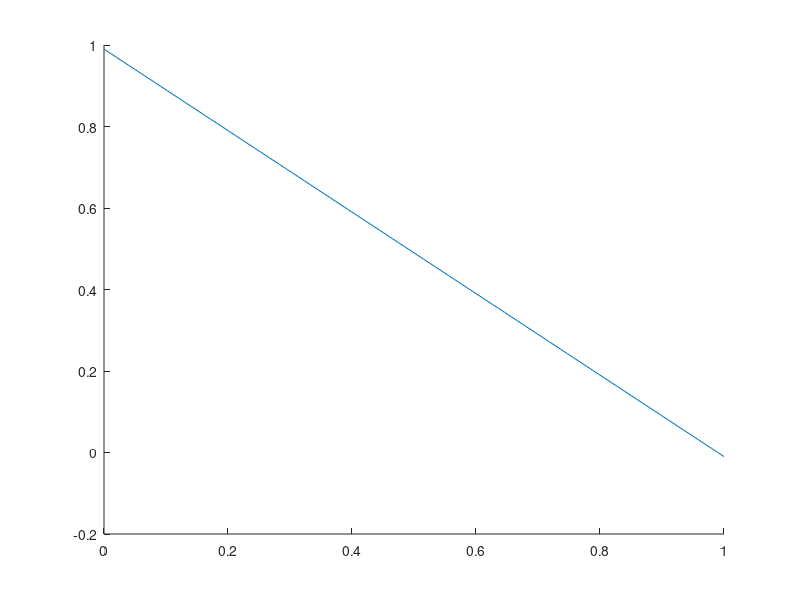

The MATLAB script that drew this image:
%% Plot mu lines
line_1 = false;
X = linspace(0, 1);

if (line_1)
    x_intercept = 0.609512;
    slope = -2.72533;
    Y = slope * (X - x_intercept);
else
    y_intercept = 0.989987;
    slope = -1.00003
    Y = slope * X + y_intercept;
end

hold on
plot(X,Y)
